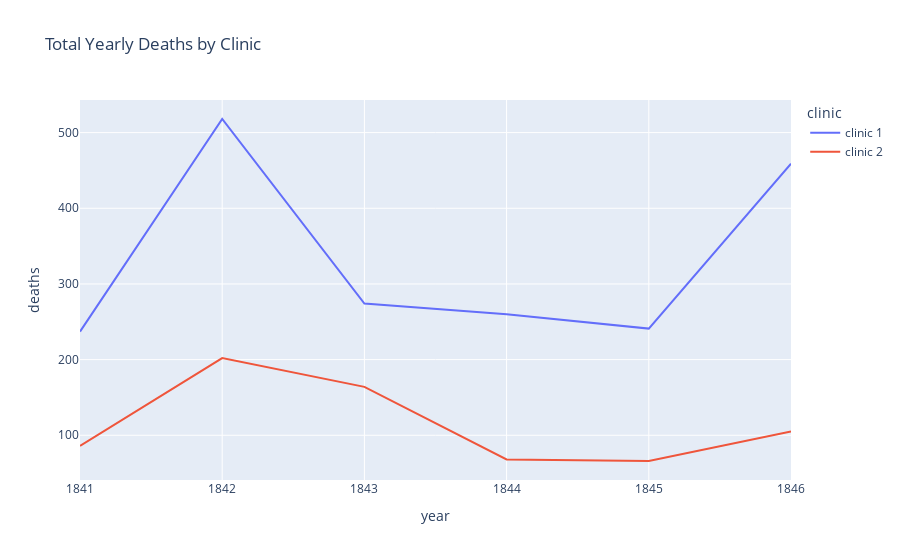

The cell this chart's notebook holds for it:
### Code cell
# We also see that, not only were more people born in clinic 1, more people also died in clinic 1.

line = px.line(
    df_yearly, 
    x='year', 
    y='deaths',
    color='clinic',
    title='Total Yearly Deaths by Clinic'
)
 
line.show()

### Figure 1 — Plotly figure (JSON) as saved in the notebook; plotly's stock layout.template omitted (floating-point values rounded to 4 significant figures)
{"data": [{"hovertemplate": "clinic=clinic 1<br>year=%{x}<br>deaths=%{y}<extra></extra>", "legendgroup": "clinic 1", "line": {"color": "#636efa", "dash": "solid"}, "marker": {"symbol": "circle"}, "mode": "lines", "name": "clinic 1", "orientation": "v", "showlegend": true, "type": "scatter", "x": [1841, 1842, 1843, 1844, 1845, 1846], "xaxis": "x", "y": [237, 518, 274, 260, 241, 459], "yaxis": "y"}, {"hovertemplate": "clinic=clinic 2<br>year=%{x}<br>deaths=%{y}<extra></extra>", "legendgroup": "clinic 2", "line": {"color": "#EF553B", "dash": "solid"}, "marker": {"symbol": "circle"}, "mode": "lines", "name": "clinic 2", "orientation": "v", "showlegend": true, "type": "scatter", "x": [1841, 1842, 1843, 1844, 1845, 1846], "xaxis": "x", "y": [86, 202, 164, 68, 66, 105], "yaxis": "y"}], "layout": {"legend": {"title": {"text": "clinic"}, "tracegroupgap": 0}, "title": {"text": "Total Yearly Deaths by Clinic"}, "xaxis": {"anchor": "y", "domain": [0, 1], "title": {"text": "year"}}, "yaxis": {"anchor": "x", "domain": [0, 1], "title": {"text": "deaths"}}}}
